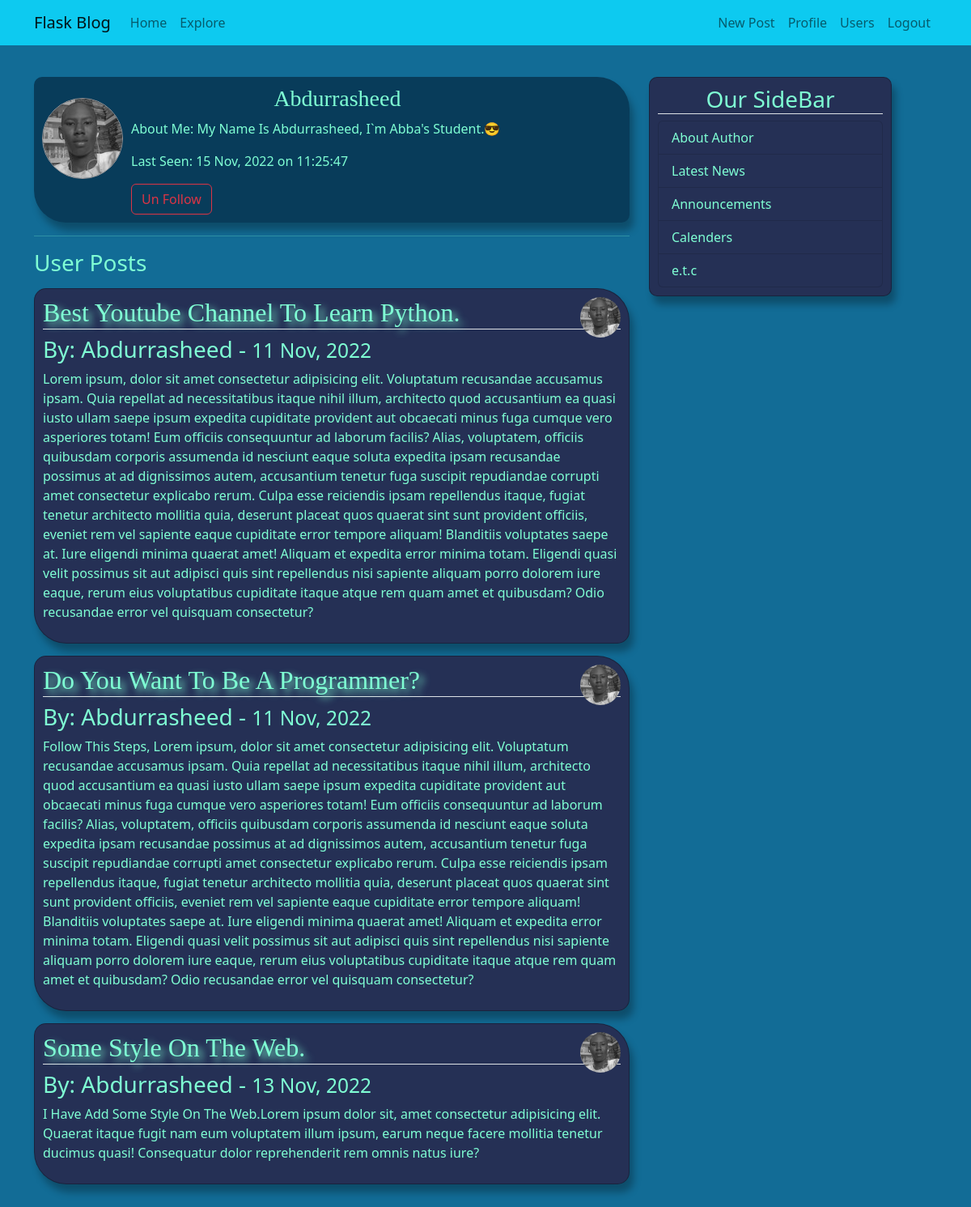
Page /profile/2 (signed in) on the committed database.
### app/models.py (models this page shows, shortened)
class User(db.Model, UserMixin):
    id = db.Column(db.Integer, primary_key=True)
    username = db.Column(db.String(20), unique=True, nullable=False)
    email = db.Column(db.String(120), unique=True, nullable=False)
    password_hash = db.Column(db.String(20), nullable=False)
    image_file = db.Column(db.String, default='vector.jpg')
    about = db.Column(db.String, nullable=True)
    last_seen = db.Column(db.DateTime, default=datetime.utcnow)
    posts = db.relationship('Post', backref='author', lazy='dynamic')
    followed = db.relationship('User',
        secondary = followers,
        primaryjoin = (followers.c.follower_id == id),
        secondaryjoin = (followers.c.followed_id == id),
        backref = db.backref('followers', lazy='dynamic'),
        lazy = 'dynamic'
    )
    def is_online(self):
        one_minute = timedelta(minutes=1)
        return self.last_seen > datetime.utcnow() - one_minute
    def is_following(self, user):
        return self.followed.filter(
            followers.c.followed_id == user.id).count() > 0

class Post(db.Model):
    id = db.Column(db.Integer, primary_key=True)
    title = db.Column(db.String(20), nullable=False)
    content = db.Column(db.String, nullable=False)
    date_posted = db.Column(db.DateTime, index=True, default=datetime.utcnow)
    user_id = db.Column(db.Integer, db.ForeignKey('user.id'))

### app/blog.py (the view)
@bp.route("/profile/<int:id>", methods=['POST', 'GET'])
@login_required
def profile(id):
    form = EmptyForm()
    user = User.query.get_or_404(id)
    image_file = url_for('static', filename="profile_pics/"+user.image_file)
    return render_template('blog/profile.html', user=user, title='Profile', image_file=image_file, form=form)

### app/forms.py
class EmptyForm(FlaskForm):
   follow = SubmitField('Follow')
   unfollow = SubmitField('Un Follow')
   delete = SubmitField('Delete')

### app/auth.py (called while the page is built)
@login_manager.user_loader
def load_user(id):
    user = User.query.get_or_404(int(id))
    return user

### app/blog.py (called while the page is built)
@bp.before_request
def before_request():
    if current_user.is_authenticated:
        current_user.last_seen = datetime.utcnow()
        db.session.commit()

### app/templates/blog/profile.html (shortened to what this page needs)
{% extends 'layout.html' %}
{% block content %}
    <div class="profile-section">
        <img src="{{ image_file }}" class="imgs mt-3" style="margin-bottom: 20px; float: left; margin-right: 10px;">
        <h3 style="margin-left: 40%; font-family: 'Times New Roman', Times, serif;">
            {{ user.username.title() }}
        </h3>
        {% if user.about %}
            <p>About Me: {{ user.about }}</p>
        {% endif %}
        {% if user.is_online() %}
            <p>Last Seen: Online</p>
        {% else %}
            <p>Last Seen: {{ user.last_seen.strftime("%d %b, %Y on %H:%M:%S") }}</p>
        {% endif %}
        {% if current_user.is_following(user)%}
            <div>
                <form action="{{ url_for('blog.unfollow', id = user.id) }}" method="post" style="margin-left: 10px;">
                    {{ form.unfollow (class="btn btn-outline-danger")}}
                </form>
            </div>
        {% elif user == current_user %}
            <p></p>
        {% endif %}
    </div>
    <hr>
    <h3>User Posts</h3>
    <div class="mb-5">
        {% for post in user.posts %}
           <div class="content-section2">
                <img src="{{ image_file }}" class="rounded-circle" style="width: 50px; height: 50px; float: right;">
                <h2 class="border-bottom title" style="text-shadow: 5px 5px 10px;">{{ post.title.title() }}</h2>
                <h3>By: {{ post.author.username.title() }} - <small>{{ post.date_posted.strftime("%d %b, %Y") }}</small></h3>
                <p>{{ post.content }}</p>
           </div>
        {% endfor %}
    </div>
{% endblock %}

### app/static/main.css (style rules this page uses)
body { margin-top: 5em; background-color: rgb(18, 108, 150); color: aquamarine; }
.content-section2 { border: 1px solid rgba(0, 0, 0, 0.288); padding: 10px; box-shadow: 5px 10px 10px rgba(0, 0, 0, 0.288); margin-top: 15px; background-color:rgb(37, 48, 85); border-radius: 15px 40px; color: aquamarine; }
.title { font-family: 'Times New Roman', Times, serif; }
.imgs { width: 100px; height: 100px; border: 1px solid rgb(158, 151, 151); border-radius: 50%; }
.profile-section { padding: 10px; margin-top: 15px; background-color:rgb(8, 60, 90); color: aquamarine; border-radius: 10px 40px; box-shadow: 5px 10px 10px rgba(0, 0, 0, 0.288); }

### rows in the picture
User: username "Abdurrasheed", about "My Name Is Abdurrasheed, I`m Abba's Student.😎", last_seen "15 Nov, 2022 on 11:25:47"
Post: title "Best Youtube Channel To Learn Python.", author.username "Abdurrasheed", date_posted "11 Nov, 2022", content "Lorem ipsum, dolor sit amet consectetur adipisicing elit. Voluptatum recusandae accusamus ipsam. Quia repellat ad necessitatibus itaque nihil illum, architecto quod accusantium ea quasi iusto ullam saepe ipsum expedita cupiditate provident aut obcaecati minus fuga cumque vero asperiores totam! Eum officiis consequuntur ad laborum facilis? Alias, voluptatem, officiis quibusdam corporis assumenda id nesciunt eaque soluta expedita ipsam recusandae possimus at ad dignissimos autem, accusantium tenetur fuga suscipit repudiandae corrupti amet consectetur explicabo rerum. Culpa esse reiciendis ipsam repellendus itaque, fugiat tenetur architecto mollitia quia, deserunt placeat quos quaerat sint…"
Post: title "Do You Want To Be A Programmer?", author.username "Abdurrasheed", date_posted "11 Nov, 2022", content "Follow This Steps, Lorem ipsum, dolor sit amet consectetur adipisicing elit. Voluptatum recusandae accusamus ipsam. Quia repellat ad necessitatibus itaque nihil illum, architecto quod accusantium ea quasi iusto ullam saepe ipsum expedita cupiditate provident aut obcaecati minus fuga cumque vero asperiores totam! Eum officiis consequuntur ad laborum facilis? Alias, voluptatem, officiis quibusdam corporis assumenda id nesciunt eaque soluta expedita ipsam recusandae possimus at ad dignissimos autem, accusantium tenetur fuga suscipit repudiandae corrupti amet consectetur explicabo rerum. Culpa esse reiciendis ipsam repellendus itaque, fugiat tenetur architecto mollitia quia, deserunt placeat…"
Post: title "Some Style On The Web.", author.username "Abdurrasheed", date_posted "13 Nov, 2022", content "I Have Add Some Style On The Web.Lorem ipsum dolor sit, amet consectetur adipisicing elit. Quaerat itaque fugit nam eum voluptatem illum ipsum, earum neque facere mollitia tenetur ducimus quasi! Consequatur dolor reprehenderit rem omnis natus iure?"
